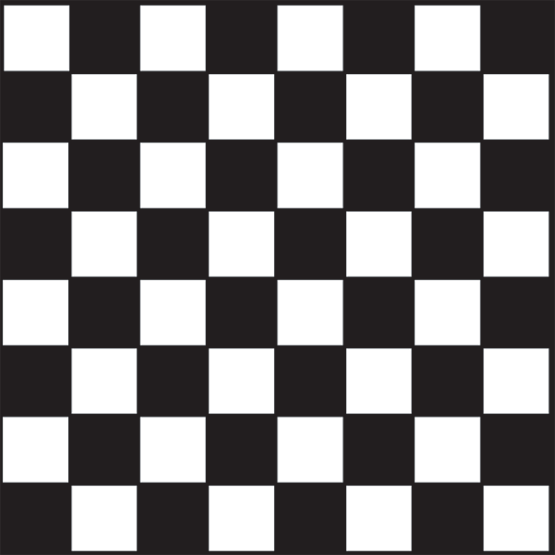
#> input picture calibration_arm/src/tablero.png, 555 x 555 px
$ python cornerDetector.py
#> lines starting #> are read from the running program, lines starting #| are printed output that depends on the picture
import cv
import cv2
import numpy as np
from PIL import Image

filename = 'tablero.png'
img = cv2.imread(filename)
#> img is the input picture: shape (555, 555, 3); mean B, G, R 130.5, 129.9, 132
gray = cv2.cvtColor(img,cv2.COLOR_BGR2GRAY)

gray = np.float32(gray)
dst = cv2.cornerHarris(gray,2,3,0.04)
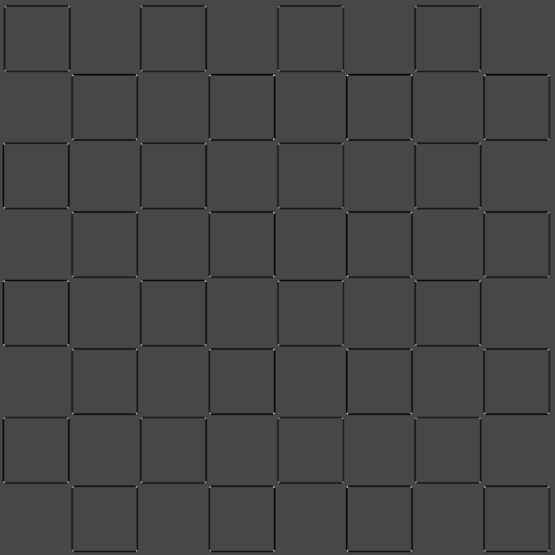
#> dst: shape (555, 555) float32; min -62348368, max 159991840, mean -1814597.1; drawn with min black and max white

#result is dilated for marking the corners, not important
dst = cv2.dilate(dst,None)
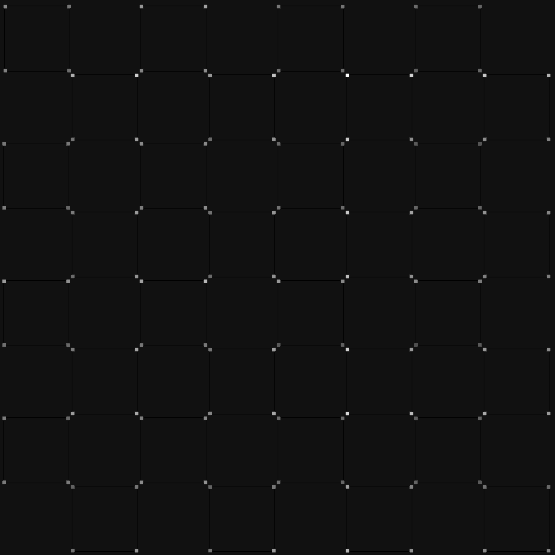
#> dst: shape (555, 555) float32; min -12111096, max 159991840, mean 243555.1; drawn with min black and max white

resultImg = Image.new( 'RGB', (555,555), "black") # create a new black image
#> resultImg: PIL image 555x555 RGB; every value is 0
pixelsResultImg = resultImg.load() # create the pixel map
cornersPoints = []

for y in range(0,555):
	for x in range(0,555):
		# print x,y
		if dst[x,y]>0.01*dst.max():
			# cv.Circle(resultImg, (x,y), 2, cv.RGB(255,0,0))
			pixelsResultImg[x,y] = (255, 0, 0) # set the colour accordingly
			cornersPoints.append([x,y])
		else:
			pixelsResultImg[x,y] = (255, 255, 255) # set the colour accordingly
resultImg.show()
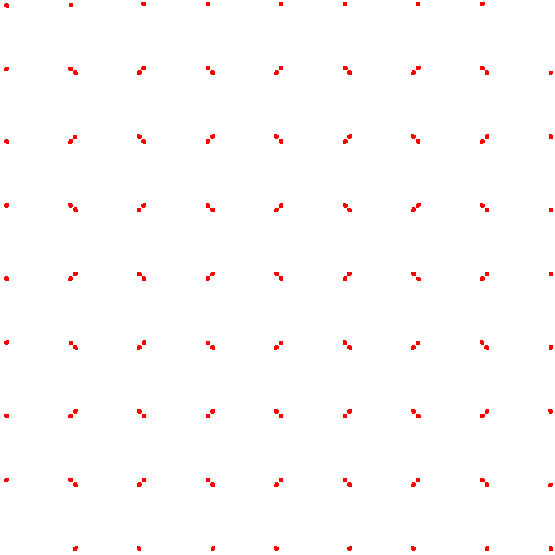
#> shown: PIL image 555x555 RGB; mean R, G, B 255, 253, 253
